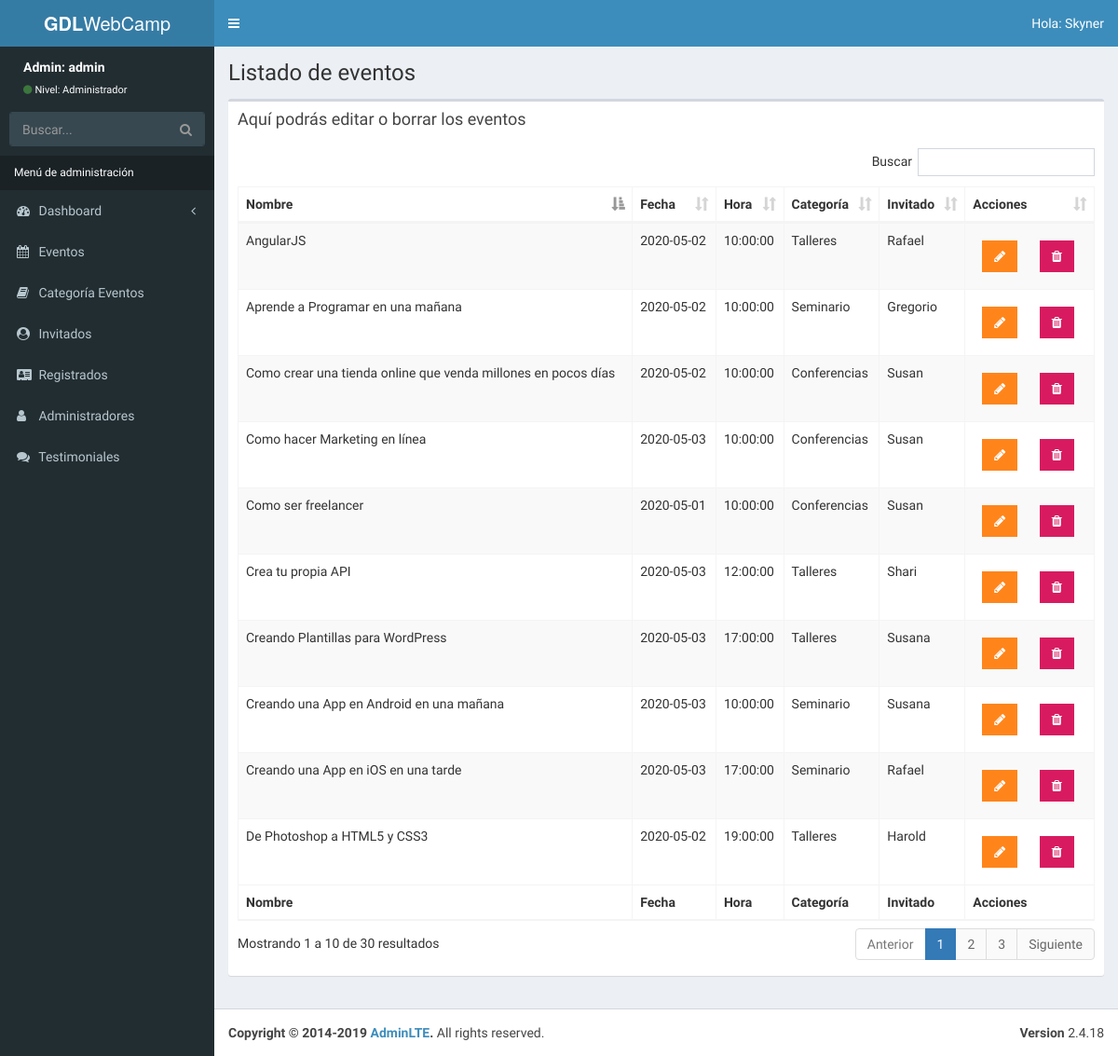
The app's page /admin/lista-evento.php (signed in) with its own data.
### tables this page shows
CREATE TABLE `eventos` (
  `evento_id` tinyint(10) NOT NULL,
  `nombre_evento` varchar(200) NOT NULL,
  `fecha_evento` date NOT NULL,
  `hora_evento` time NOT NULL,
  `id_cat_evento` tinyint(10) NOT NULL,
  `id_inv` tinyint(4) NOT NULL,
  `clave` varchar(10) DEFAULT NULL,
  `editado` datetime DEFAULT NULL
);

CREATE TABLE `categoria_evento` (
  `id_categoria` tinyint(10) NOT NULL,
  `cat_evento` varchar(50) NOT NULL,
  `icono` varchar(15) NOT NULL,
  `editado` datetime DEFAULT NULL
);

CREATE TABLE `invitados` (
  `invitado_id` tinyint(4) NOT NULL,
  `nombre_invitado` varchar(30) NOT NULL,
  `apellido_invitado` varchar(30) NOT NULL,
  `descripcion` text NOT NULL,
  `url_imagen` varchar(50) NOT NULL,
  `editado` datetime DEFAULT CURRENT_TIMESTAMP
);

### admin/lista-evento.php (the view, shortened to what this page needs)
<?php
include_once 'funciones/funciones.php';
include_once 'templates/header.php';
include_once 'templates/barra.php';
include_once 'templates/navegacion.php';
?>
  <div class="content-wrapper">
    <section class="content-header">
      <h1>
        Listado de eventos
      </h1>
    </section>
<section class="content">
      <div class="row">
        <div class="col-xs-12">
          <div class="box">
            <div class="box-header">
              <h3 class="box-title">Aquí podrás editar o borrar los eventos</h3>
            </div>
            <div class="box-body">
              <table id="registros" class="table table-bordered table-striped">
                <thead>
                <tr>
                  <th>Nombre</th>
                  <th>Fecha</th>
                  <th>Hora</th>
                  <th>Categoría</th>
                  <th>Invitado</th>
                  <th>Acciones</th>
                </tr>
                </thead>
                <tbody>
                <?php
                   try {
                     $sql = "SELECT evento_id, nombre_evento, fecha_evento, hora_evento, cat_evento, nombre_invitado, apellido_invitado ";
                     $sql .= " FROM eventos ";
                     $sql .= " INNER JOIN categoria_evento ";
                     $sql .= " ON eventos.id_cat_evento=categoria_evento.id_categoria ";
                     $sql .= " INNER JOIN invitados ";
                     $sql .= " ON eventos.id_inv=invitados.invitado_id ";
                     $sql .= " ORDER BY evento_id ";
                     $resultado = $conn->query($sql);
                   } catch (Exception $e) {
                     $error = $e->getMessage();
                     echo $error;
                   }
                   while ($eventos = $resultado->fetch_assoc()) { ?>
                    <tr>
                     <td><?php echo $eventos['nombre_evento']; ?></td>
                     <td><?php echo $eventos['fecha_evento']; ?></td>
                     <td><?php echo $eventos['hora_evento']; ?></td>
                     <td><?php echo $eventos['cat_evento']; ?></td>
                     <td><?php echo $eventos['nombre_invitado'] . "" . $eventos['apellido.invitado']; ?> </td>
                     <td>
                       <a href="editar-evento.php?id=<?php echo $eventos['evento_id']; ?>" class="btn bg-orange btn-flat margin">
                         <i class="fa fa-pencil"></i>
                       </a>
                       <a href="#" data-id="<?php echo $eventos['evento_id']; ?>" data-tipo="evento" class="btn bg-maroon btn-flat margin borrar_registro">
                         <i class="fa fa-trash"></i>
                       </a>
                     </td>
                    </tr>
               <?php   } ?>
                </tbody>
                <tfoot>
                <tr>
                  <th>Nombre</th>
                  <th>Fecha</th>
                  <th>Hora</th>
                  <th>Categoría</th>
                  <th>Invitado</th>
                  <th>Acciones</th>
                </tr>
                </tfoot>
              </table>
            </div>
          </div>
        </div>
      </div>
    </section>
   </div>
  <?php
include_once 'templates/footer.php'; ?>

### records on screen
eventos: nombre_evento "Como ser freelancer", fecha_evento "2020-05-01", hora_evento "10:00:00", id_cat_evento.cat_evento "Conferencias", id_inv.nombre_invitado "Susan"
eventos: nombre_evento "AngularJS", fecha_evento "2020-05-02", hora_evento "10:00:00", id_cat_evento.cat_evento "Talleres", id_inv.nombre_invitado "Rafael"
eventos: nombre_evento "De Photoshop a HTML5 y CSS3", fecha_evento "2020-05-02", hora_evento "19:00:00", id_cat_evento.cat_evento "Talleres", id_inv.nombre_invitado "Harold"
eventos: nombre_evento "Como crear una tienda online que venda millones en pocos días", fecha_evento "2020-05-02", hora_evento "10:00:00", id_cat_evento.cat_evento "Conferencias", id_inv.nombre_invitado "Susan"
eventos: nombre_evento "Aprende a Programar en una mañana", fecha_evento "2020-05-02", hora_evento "10:00:00", id_cat_evento.cat_evento "Seminario", id_inv.nombre_invitado "Gregorio"
eventos: nombre_evento "Crea tu propia API", fecha_evento "2020-05-03", hora_evento "12:00:00", id_cat_evento.cat_evento "Talleres", id_inv.nombre_invitado "Shari"
eventos: nombre_evento "Creando Plantillas para WordPress", fecha_evento "2020-05-03", hora_evento "17:00:00", id_cat_evento.cat_evento "Talleres", id_inv.nombre_invitado "Susana"
eventos: nombre_evento "Como hacer Marketing en línea", fecha_evento "2020-05-03", hora_evento "10:00:00", id_cat_evento.cat_evento "Conferencias", id_inv.nombre_invitado "Susan"
eventos: nombre_evento "Creando una App en Android en una mañana", fecha_evento "2020-05-03", hora_evento "10:00:00", id_cat_evento.cat_evento "Seminario", id_inv.nombre_invitado "Susana"
eventos: nombre_evento "Creando una App en iOS en una tarde", fecha_evento "2020-05-03", hora_evento "17:00:00", id_cat_evento.cat_evento "Seminario", id_inv.nombre_invitado "Rafael"

### other values on screen
$_SESSION['nombre'] "Skyner"
$_SESSION['usuario'] "admin"
